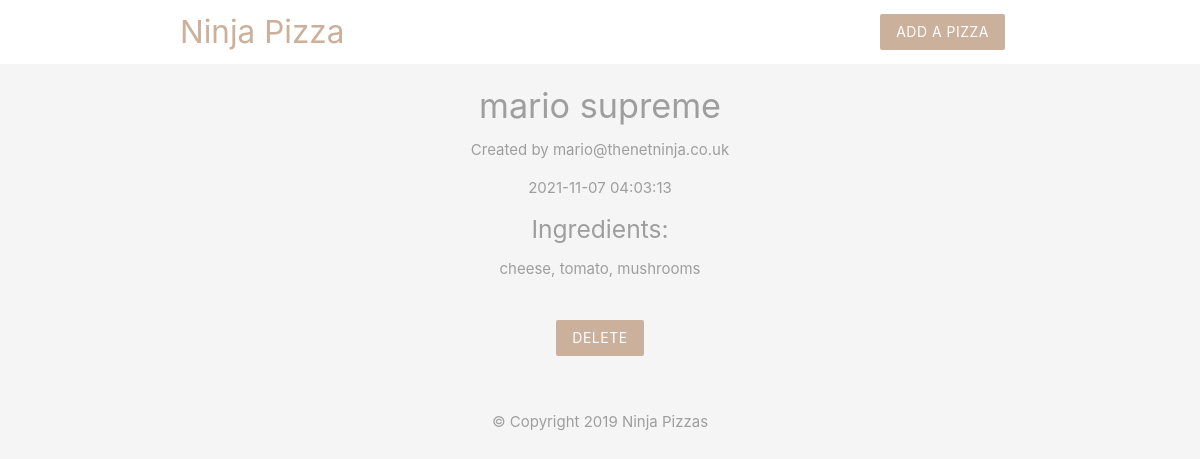
The app's page /details.php?id=2 with its own data.
### tables this page shows
CREATE TABLE `pizzas` (
  `id` int(11) NOT NULL,
  `title` varchar(255) NOT NULL,
  `ingredients` varchar(255) NOT NULL,
  `email` varchar(255) NOT NULL,
  `created_at` timestamp NOT NULL DEFAULT current_timestamp()
);

### details.php (the view, shortened to what this page needs)
<?php
include('config/db_connect.php');
if (isset($_GET['id'])) {
    $id = mysqli_real_escape_string($conn, $_GET['id']);
    $sql = "SELECT * FROM pizzas WHERE id = $id";
    $result = mysqli_query($conn, $sql);
    $pizza = mysqli_fetch_assoc($result);
}
?>
<!DOCTYPE html>
<html>
<?php include('templates/header.php'); ?>
<div class="container center grey-text">
    <?php if ($pizza) : ?>
        <h4><?php echo $pizza['title']; ?></h4>
        <p>Created by <?php echo $pizza['email']; ?></p>
        <p><?php echo date($pizza['created_at']); ?></p>
        <h5>Ingredients:</h5>
        <p><?php echo $pizza['ingredients']; ?></p>
        <form action="details.php" method="POST">
            <input type="submit" name="delete" value="Delete" class="btn brand z-depth-0">
        </form>
    <?php else : ?>
        <h5>No such pizza exists.</h5>
    <?php endif ?>
</div>
<?php include('templates/footer.php'); ?>
</html>

### templates/header.php (style rules this page uses)
.brand { background: #cbb09c !important; }
form { max-width: 460px; margin: 20px auto; padding: 20px; }

### records on screen
pizzas: title "mario supreme", email "mario@thenetninja.co.uk", created_at "2021-11-07 04:03:13", ingredients "cheese, tomato, mushrooms"
